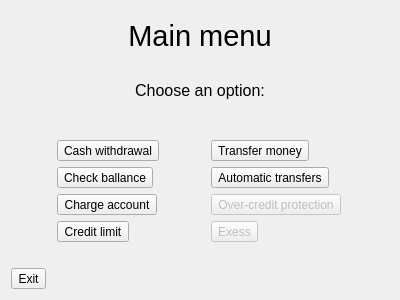
<?xml version="1.0" encoding="UTF-8"?>
<ui version="4.0">
 <class>Menu</class>
 <widget class="QDialog" name="Menu">
  <property name="geometry">
   <rect>
    <x>0</x>
    <y>0</y>
    <width>400</width>
    <height>300</height>
   </rect>
  </property>
  <property name="windowTitle">
   <string>Dialog</string>
  </property>
  <layout class="QHBoxLayout" name="horizontalLayout">
   <item>
    <layout class="QVBoxLayout" name="verticalLayout">
     <item>
      <widget class="QLabel" name="menu_label">
       <property name="sizePolicy">
        <sizepolicy hsizetype="Preferred" vsizetype="Preferred">
         <horstretch>0</horstretch>
         <verstretch>0</verstretch>
        </sizepolicy>
       </property>
       <property name="font">
        <font>
         <pointsize>22</pointsize>
        </font>
       </property>
       <property name="text">
        <string>Main menu</string>
       </property>
       <property name="alignment">
        <set>Qt::AlignCenter</set>
       </property>
      </widget>
     </item>
     <item>
      <widget class="QLabel" name="choose_label">
       <property name="font">
        <font>
         <pointsize>12</pointsize>
        </font>
       </property>
       <property name="text">
        <string>Choose an option:</string>
       </property>
       <property name="alignment">
        <set>Qt::AlignCenter</set>
       </property>
      </widget>
     </item>
     <item>
      <spacer name="horizontalSpacer_2">
       <property name="orientation">
        <enum>Qt::Horizontal</enum>
       </property>
       <property name="sizeHint" stdset="0">
        <size>
         <width>40</width>
         <height>20</height>
        </size>
       </property>
      </spacer>
     </item>
     <item>
      <layout class="QGridLayout" name="gridLayout">
       <item row="3" column="1">
        <widget class="QToolButton" name="overCredit_toolButton">
         <property name="enabled">
          <bool>false</bool>
         </property>
         <property name="text">
          <string>Over-credit protection</string>
         </property>
        </widget>
       </item>
       <item row="3" column="0">
        <widget class="QToolButton" name="chargeAccount_toolButton">
         <property name="text">
          <string>Charge account</string>
         </property>
        </widget>
       </item>
       <item row="1" column="1">
        <widget class="QToolButton" name="transfer_toolButton">
         <property name="enabled">
          <bool>true</bool>
         </property>
         <property name="font">
          <font>
           <stylestrategy>PreferAntialias</stylestrategy>
          </font>
         </property>
         <property name="text">
          <string>Transfer money</string>
         </property>
        </widget>
       </item>
       <item row="1" column="0">
        <widget class="QToolButton" name="cashWithdrawal_toolButton">
         <property name="text">
          <string>Cash withdrawal</string>
         </property>
        </widget>
       </item>
       <item row="2" column="0">
        <widget class="QToolButton" name="check_Balance_toolButton">
         <property name="text">
          <string>Check ballance</string>
         </property>
        </widget>
       </item>
       <item row="2" column="1">
        <widget class="QToolButton" name="automaticTransfer_toolButton">
         <property name="text">
          <string>Automatic transfers</string>
         </property>
        </widget>
       </item>
       <item row="4" column="0">
        <widget class="QToolButton" name="creditLimit_toolButton">
         <property name="text">
          <string>Credit limit</string>
         </property>
        </widget>
       </item>
       <item row="4" column="1">
        <widget class="QToolButton" name="exess_toolButton">
         <property name="enabled">
          <bool>false</bool>
         </property>
         <property name="text">
          <string>Exess</string>
         </property>
        </widget>
       </item>
      </layout>
     </item>
     <item>
      <spacer name="horizontalSpacer">
       <property name="orientation">
        <enum>Qt::Horizontal</enum>
       </property>
       <property name="sizeHint" stdset="0">
        <size>
         <width>40</width>
         <height>20</height>
        </size>
       </property>
      </spacer>
     </item>
     <item>
      <widget class="QToolButton" name="toolButton">
       <property name="text">
        <string>Exit</string>
       </property>
      </widget>
     </item>
    </layout>
   </item>
  </layout>
 </widget>
 <resources/>
 <connections/>
</ui>
